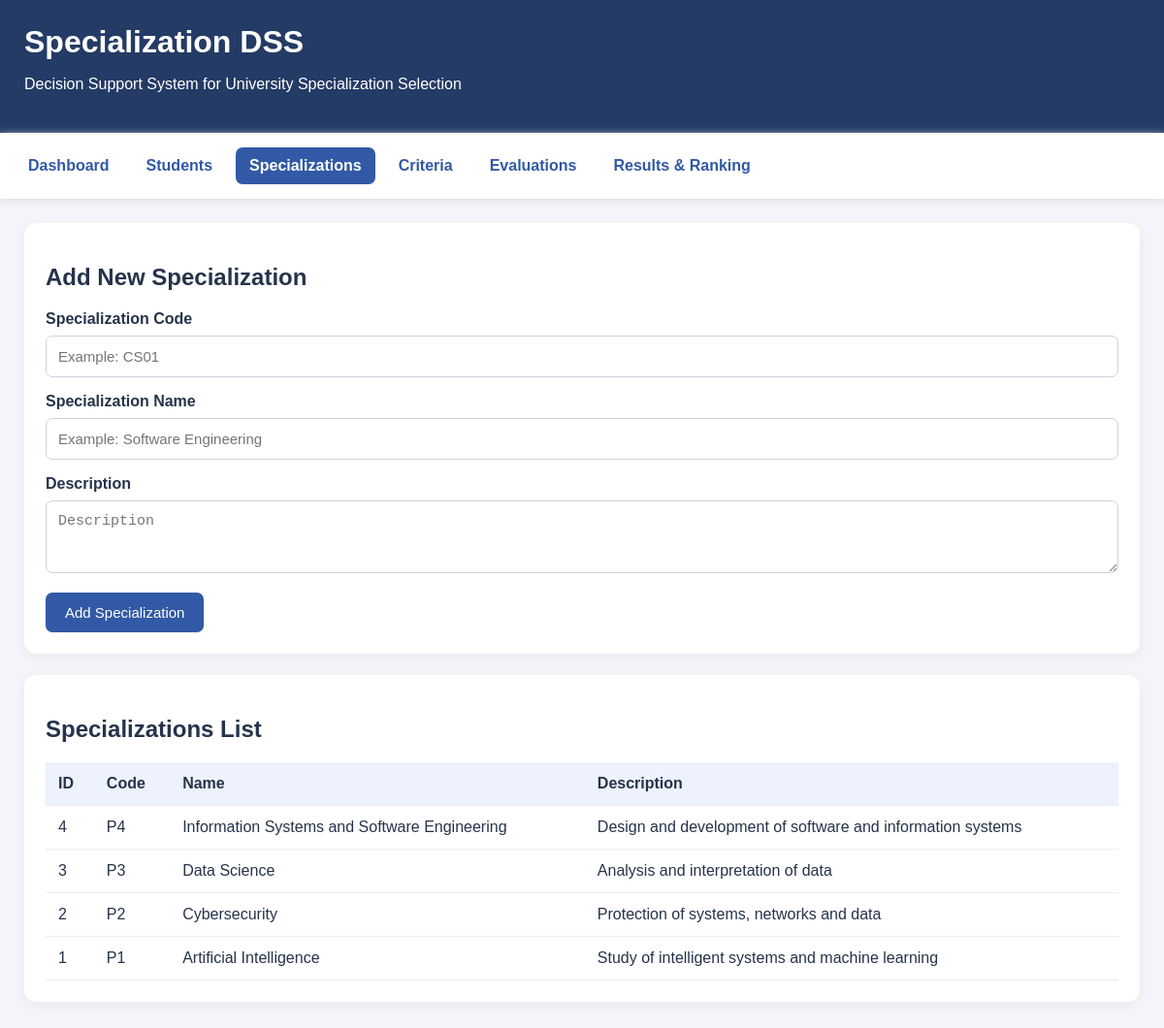
/index.php?tab=specializations, run on the app's committed database.
### tables this page shows
CREATE TABLE IF NOT EXISTS specializations (
    id INT AUTO_INCREMENT PRIMARY KEY,
    code VARCHAR(10) NOT NULL UNIQUE,
    name VARCHAR(150) NOT NULL,
    description TEXT,
    is_active TINYINT(1) DEFAULT 1,
    created_at TIMESTAMP DEFAULT CURRENT_TIMESTAMP
);

### index.php (the view, shortened to what this page needs)
<?php
require_once __DIR__ . '/config/database.php';
function e($value) {
    return htmlspecialchars((string)$value, ENT_QUOTES, 'UTF-8');
}
$specializations = $pdo->query(
    "SELECT * FROM specializations
     WHERE is_active = 1
     ORDER BY id DESC"
)->fetchAll(PDO::FETCH_ASSOC);
$activeTab = $_GET['tab'] ?? 'dashboard';
?>
<!DOCTYPE html>
<html lang="en">
<head>
</head>
<body>
<header>
    <h1>Specialization DSS</h1>
    <p>Decision Support System for University Specialization Selection</p>
</header>
<nav>
    <a href="index.php?tab=dashboard"
       class="<?= $activeTab === 'dashboard' ? 'active' : '' ?>">
       Dashboard
    </a>
    <a href="index.php?tab=students"
       class="<?= $activeTab === 'students' ? 'active' : '' ?>">
       Students
    </a>
    <a href="index.php?tab=specializations"
       class="<?= $activeTab === 'specializations' ? 'active' : '' ?>">
       Specializations
    </a>
    <a href="index.php?tab=criteria"
       class="<?= $activeTab === 'criteria' ? 'active' : '' ?>">
       Criteria
    </a>
    <a href="index.php?tab=evaluations"
       class="<?= $activeTab === 'evaluations' ? 'active' : '' ?>">
       Evaluations
    </a>
    <a href="index.php?tab=ranking"
       class="<?= $activeTab === 'ranking' ? 'active' : '' ?>">
       Results & Ranking
    </a></nav>
<div class="container">
    <?php if ($activeTab === 'specializations'): ?>
        <div class="section">
            <h2>Add New Specialization</h2>
            <form method="POST">
                <label>Specialization Code</label>
                <input type="text" name="spec_code"
                       placeholder="Example: CS01" required>
                <label>Specialization Name</label>
                <input type="text" name="spec_name"
                       placeholder="Example: Software Engineering" required>
                <label>Description</label>
                <textarea name="spec_description"
                          placeholder="Description"></textarea>
                <button type="submit" name="add_specialization">
                    Add Specialization
                </button>
            </form>
        </div>
        <div class="section">
            <h2>Specializations List</h2>
            <table>
                <tr>
                    <th>ID</th><th>Code</th>
                    <th>Name</th>
                    <th>Description</th>
                </tr>
                <?php foreach ($specializations as $spec): ?>
                    <tr>
                        <td><?= e($spec['id']) ?></td>
                        <td><?= e($spec['code']) ?></td>
                        <td><?= e($spec['name']) ?></td>
                        <td><?= e($spec['description']) ?></td>
                    </tr>
                <?php endforeach; ?>
            </table>
        </div>
    <?php endif; ?>
</div>
</body>
</html>

### index.php (style rules this page uses)
* { box-sizing: border-box; }
body { margin: 0; font-family: Arial, sans-serif; background: #f3f5fa; color: #26334b; }
header { background: #243b65; color: white; padding: 25px; }
header h1 { margin: 0 0 8px; }
nav { background: white; padding: 15px; display: flex; flex-wrap: wrap; gap: 10px; box-shadow: 0 2px 8px #ddd; }
nav a { text-decoration: none; color: #3159a5; padding: 10px 14px; border-radius: 7px; font-weight: bold; }
nav a.active, nav a:hover { background: #3159a5; color: white; }
.container { padding: 25px; max-width: 1200px; margin: auto; }
.card, .section { background: white; padding: 22px; border-radius: 12px; margin-bottom: 22px; box-shadow: 0 3px 12px rgba(0,0,0,.05); }
input, select, textarea { width: 100%; padding: 12px; margin: 8px 0 16px; border: 1px solid #ccd3df; border-radius: 7px; font-size: 15px; }
textarea { min-height: 75px; resize: vertical; }
label { font-weight: bold; }
button { background: #3159a5; color: white; padding: 12px 20px; border: none; border-radius: 7px; cursor: pointer; font-size: 15px; }
table { width: 100%; border-collapse: collapse; margin-top: 15px; }
th, td { padding: 13px; text-align: left; border-bottom: 1px solid #eee; }
th { background: #edf2fc; }

### data on the page
specializations: id "4", code "P4", name "Information Systems and Software Engineering", description "Design and development of software and information systems"
specializations: id "3", code "P3", name "Data Science", description "Analysis and interpretation of data"
specializations: id "2", code "P2", name "Cybersecurity", description "Protection of systems, networks and data"
specializations: id "1", code "P1", name "Artificial Intelligence", description "Study of intelligent systems and machine learning"
